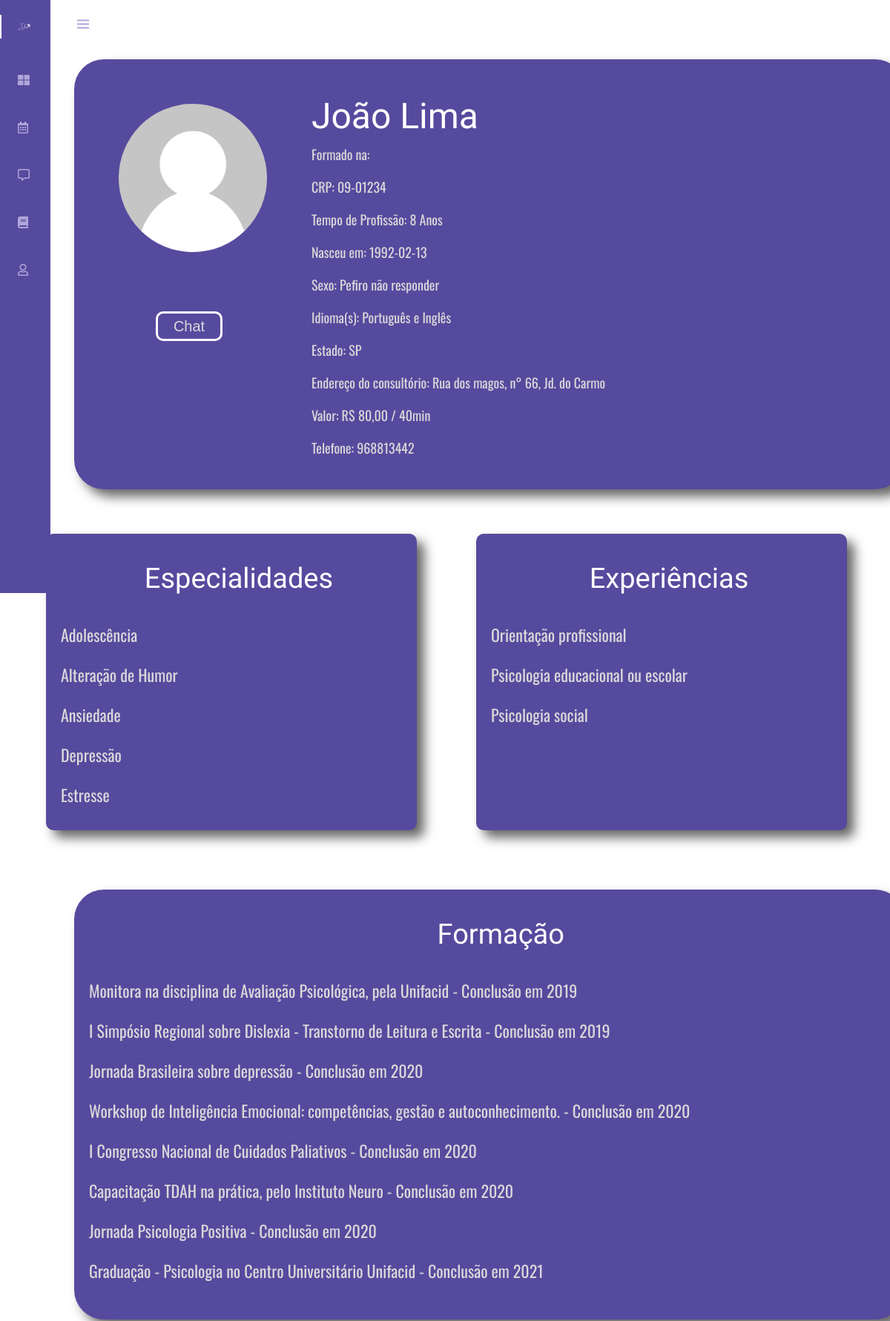
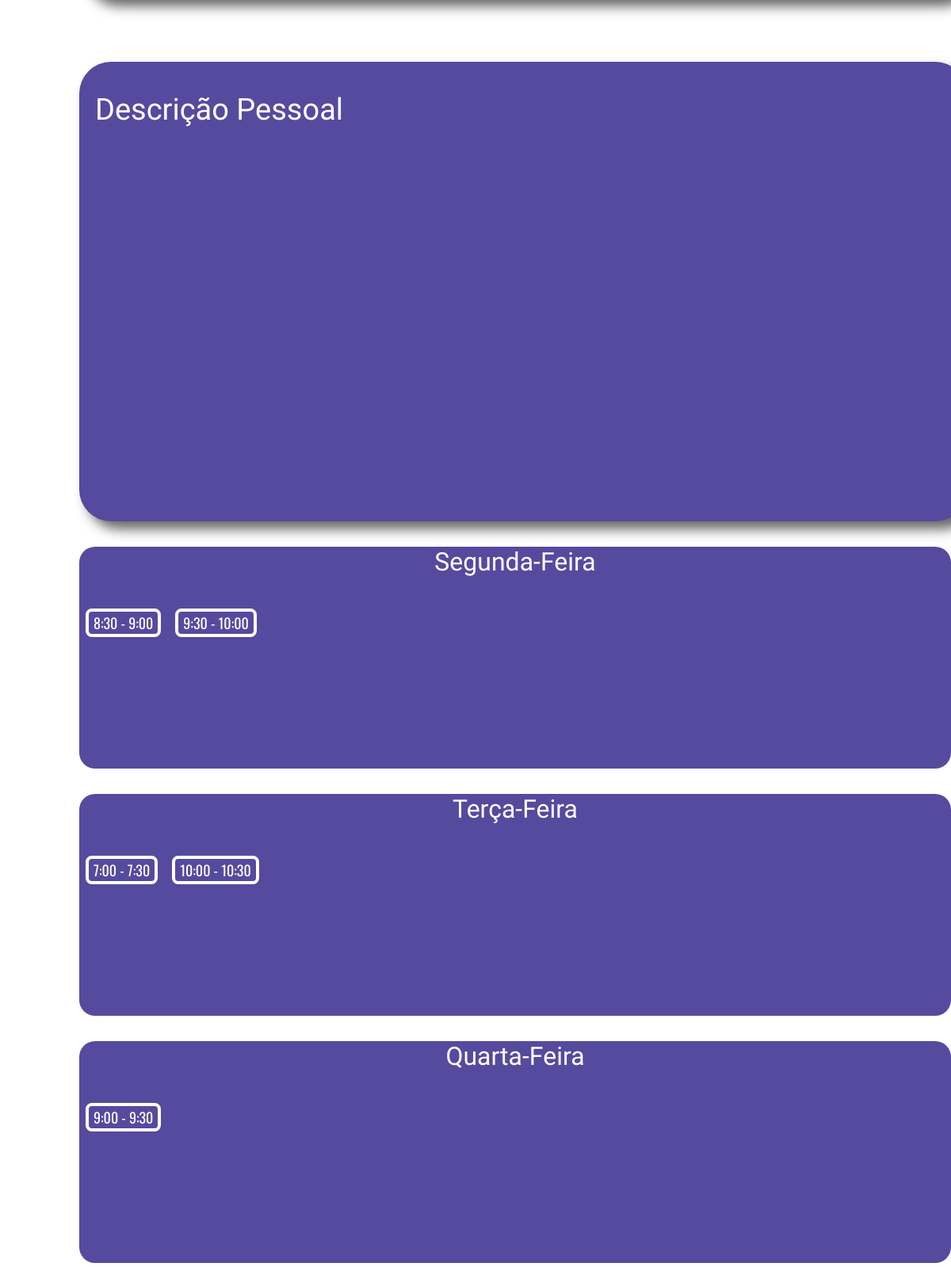
Screenshot of /psicologo.php?psic=123456 (upper part) with the database file from the repository (2 pictures, top to bottom).
### tables this page shows
CREATE TABLE `psicologos` (
  `unique_id` varchar(200) NOT NULL,
  `nome` varchar(100) DEFAULT NULL,
  `email` varchar(80) DEFAULT NULL,
  `senha` varchar(50) DEFAULT NULL,
  `nascimento` varchar(10) DEFAULT NULL,
  `estado` varchar(2) DEFAULT NULL,
  `cep` varchar(15) DEFAULT NULL,
  `rg` varchar(20) DEFAULT NULL,
  `cpf` varchar(16) DEFAULT NULL,
  `telefone` varchar(18) DEFAULT NULL,
  `local` varchar(80) DEFAULT NULL,
  `crp` varchar(16) DEFAULT NULL,
  `status` varchar(10) DEFAULT NULL,
  `situacao` int(11) DEFAULT NULL,
  `tempo_experiencia` varchar(4) DEFAULT NULL,
  `tempo_consulta` varchar(6) DEFAULT NULL,
  `resumo` varchar(500) DEFAULT NULL,
  `texto` varchar(800) DEFAULT NULL,
  `diploma` varchar(80) DEFAULT NULL,
  `faculdade` varchar(80) DEFAULT NULL,
  `foto` varchar(80) DEFAULT NULL,
  `idioma` varchar(50) DEFAULT NULL,
  `valor` varchar(6) DEFAULT NULL,
  `remarcacao` varchar(2) DEFAULT NULL,
  `sexo` varchar(10) DEFAULT NULL
);

CREATE TABLE `especialidade` (
  `id_especialidade` int(11) NOT NULL,
  `nome` varchar(100) NOT NULL,
  `id_psico` int(11) DEFAULT NULL,
  `descricao` varchar(300) DEFAULT NULL
);

CREATE TABLE `nicho_psicologico` (
  `id_nicho` int(11) NOT NULL,
  `nicho` varchar(50) NOT NULL,
  `id_psico` int(11) DEFAULT NULL,
  `descritivo` text NOT NULL
);

CREATE TABLE `horarios` (
  `id_agendamento` int(11) NOT NULL,
  `dia` varchar(20) NOT NULL,
  `hora_inicio` varchar(10) NOT NULL,
  `hora_fim` varchar(10) NOT NULL,
  `id_psic` varchar(80) NOT NULL,
  `marcado` int(11) DEFAULT NULL
);

### psicologo.php (the view, shortened to what this page needs)
<?php
        require_once 'conexao.php';
          $psic_id = mysqli_real_escape_string($conn, $_GET['psic']);
          $sql = mysqli_query($conn, "SELECT * FROM psicologos WHERE unique_id = {$psic_id}");
          if(mysqli_num_rows($sql) > 0){
            $row = mysqli_fetch_assoc($sql);
          }else{
            header("location: lista_psicologos.php");
          }
    ?>
<!DOCTYPE html>
<html lang="en">
<head>
    <link rel="stylesheet" href="css/navbar.css">
    <link rel="stylesheet" href="css/psic.css">
    <link rel="stylesheet" type = "text/css" href="css/age.css">
    <link rel="stylesheet" href="https://cdnjs.cloudflare.com/ajax/libs/font-awesome/5.15.2/css/all.min.css">
    <link href='https://unpkg.com/boxicons@2.0.7/css/boxicons.min.css' rel='stylesheet'>
</head>
<body id="body-pd">
    <header class="header" id="header">
        <div class="header__toggle">
        <i class='bx bx-menu' id="header-toggle"></i>
        </div>
        <div class="header__img">
            <img src="assets/img/perfil.jpg" alt="">
        </div>
    </header>
    <div class="l-navbar" id="nav-bar">
    <nav class="nav">
            <div>
                <a href="index.php" class="nav__logo active">
                    <img class = "logo" src="assets/logo.png" alt="">
                </a>
                <div class="nav__list">
                    <a href="feed.php" class="nav__link ">
                    <i class="fas fa-th-large"></i>
                    </a>
                    <a href="consulta.php" class="nav__link">
                    <i class="far fa-calendar-alt"></i>
                    </a>
                    <a href="chat/users.php" class="nav__link">
                    <i class="far fa-comment-alt"></i>
                    </a>
                    <a href="sobre.php" class="nav__link">
                    <i class="fas fa-book"></i>
                    </a>
                    <a href="perfil.php" class="nav__link">
                    <i class="far fa-user"></i>
                    </a>
                </div>
            </div>
        </nav>
    </div>
    <div class="conteudo">
        <div class="card_psicologo">
            <div class="coluna">
            <?php echo "<img src='imagens/$row[foto]' alt='user'>"?>
                <div class="btn_chat">
                    <button class="chat">Chat</button>
                </div>
            </div>
            <div class="coluna2">
                <div class="info">
                    <p class = "nome"><?php echo $row['nome']?></p>
                    <p>Formado na: <?php echo $row['diploma']?></p>
                    <p>CRP: <?php echo $row['crp']?></p>
                    <p>Tempo de Profissão: <?php
                    $tempo = 2021 - $row['tempo_experiencia'];
                echo "$tempo Anos"; ?></p>
                    <p>Nasceu em: <?php echo $row['nascimento']?></p>
                    <p>Sexo: <?php
								if($usuario['sexo']=='f'){
									echo "Feminino";
								}else if($usuario['sexo']=='m'){
									echo "Masculino";
								}else if($usuario['sexo']=='o'){
									echo "Outro";
								}else if($usuario['sexo']=='n'){
									echo "Não sei responder";
								}else{
									echo "Pefiro não responder";
								}
								?></p>
                    <p>Idioma(s): <?php echo $row['idioma']?></p>
                    <p>Estado: <?php echo $row['estado']?></p>
                    <p>Endereço do consultório: <?php echo $row['local']?></p>
                    <p>Valor: R$ <?php echo "$row[valor] / $row[tempo_consulta]"; ?></p>
                    <p>Telefone: <?php echo $row['telefone']?></p>
                </div>
        </div>
    </div>
    <div class="cards">
        <div class="especialidades">
            <p class="nome">Especialidades</p>
            <?php
            $espec = mysqli_query($conn, "SELECT * FROM especialidade WHERE id_psico = '$row[unique_id]' ORDER BY nome ASC");
                while ($especialidades = mysqli_fetch_array($espec)){
                    echo "<p>$especialidades[nome]</p>";
                }
            ?>
        </div>
        <div class="experiencias">
            <p class="nome">Experiências</p>
            <?php
            $exp = mysqli_query($conn, "SELECT * FROM nicho_psicologico WHERE id_psico = '$row[unique_id]' ORDER BY nicho ASC");
                while ($experiencia = mysqli_fetch_array($exp)){
                    echo "<p>$experiencia[nicho]</p>";
                }
            ?>
        </div>
    </div>
    <div class="card_formacao">
            <div class="info">
                <p class = "nome">Formação</p>
                    <p>Monitora na disciplina de Avaliação Psicológica, pela Unifacid - Conclusão em 2019</p>
                    <p>I Simpósio Regional sobre Dislexia - Transtorno de Leitura e Escrita - Conclusão em 2019</p>
                    <p>Jornada Brasileira sobre depressão - Conclusão em 2020</p>
                    <p>Workshop de Inteligência Emocional: competências, gestão e autoconhecimento. - Conclusão em 2020</p>
                    <p>I Congresso Nacional de Cuidados Paliativos - Conclusão em 2020</p>
                    <p>Capacitação TDAH na prática, pelo Instituto Neuro - Conclusão em 2020</p>
                    <p>Jornada Psicologia Positiva - Conclusão em 2020</p>
                    <p>Graduação - Psicologia no Centro Universitário Unifacid - Conclusão em 2021</p>
            </div>
    </div>
    <div class="card_formacao">
        <div class="info">
            <p class = "titulo">Descrição Pessoal</p>
                <p class = "desc"><?php echo $row['texto']?></p>
        </div>
    </div>
    <div class="horarios">
        <?php
        $id = $_GET['psic'];
        $meus = mysqli_query($conn, "SELECT * FROM horarios WHERE id_psic = '$id' AND marcado = 0 AND dia = 'Segunda-Feira' ORDER BY dia DESC");
       ?>
        <div class="dia">
            <p>Segunda-Feira</p>
            <div class="horas">
                <?php
                    while ($calenda = mysqli_fetch_array($meus)){
                        echo "<a href='process/criar_consulta.php?horario=$calenda[id_agendamento]'><button>$calenda[hora_inicio] - $calenda[hora_fim]</button></a>";
                         }
                ?>
            </div>
        </div>
    </div>
    <div class="horarios">
        <?php
        $id = $_GET['psic'];
        $meus = mysqli_query($conn, "SELECT * FROM horarios WHERE id_psic = '$id' AND marcado = 0 AND dia = 'Terça-Feira' ORDER BY hora_inicio DESC");
       ?>
        <div class="dia">
            <p>Terça-Feira</p>
            <div class="horas">
                <?php
                    while ($calenda = mysqli_fetch_array($meus)){
                        echo "<a href='process/criar_consulta.php?horario=$calenda[id_agendamento]'><button>$calenda[hora_inicio] - $calenda[hora_fim]</button></a>";
                         }
                ?>
            </div>
        </div>
    </div>
    <div class="horarios">
        <?php
        $id = $_GET['psic'];
        $meus = mysqli_query($conn, "SELECT * FROM horarios WHERE id_psic = '$id' AND marcado = 0 AND dia = 'Quarta-Feira' ORDER BY hora_inicio ASC");
       ?>
        <div class="dia">
            <p>Quarta-Feira</p>
            <div class="horas">
                <?php
                    while ($calenda = mysqli_fetch_array($meus)){
                        echo "<a href='process/criar_consulta.php?horario=$calenda[id_agendamento]'><button>$calenda[hora_inicio] - $calenda[hora_fim]</button></a>";
                         }
                ?>
            </div>
        </div>
    </div>
</body>
</html>

### css/navbar.css (style rules this page uses)
:root { --header-height: 3rem; --nav-width: 68px; --first-color: #4723D9; --first-color-light: #AFA5D9; --white-color: #ffffff; --normal-font-size: 1rem; --z-fixed: 100; --cor-principal: #564a9e; --cor-texto: #d9d9d9; --cor-titulo: #FFFFFF; --fonte-titulo: 'Antonio', sans-serif; --fonte-texto: 'Oswald', sans-serif; }
*,::before,::after { box-sizing: border-box; }
body { position: relative; margin: var(--header-height) 0 0 0; padding: 0 1rem; font-family: var(--fonte-texto); font-size: var(--normal-font-size); transition: .5s; }
a { text-decoration: none; }
.header { width: 100%; height: var(--header-height); position: fixed; top: 0; left: 0; display: flex; align-items: center; justify-content: space-between; padding: 0 1rem; background-color: transparent; z-index: var(--z-fixed); transition: .5s; }
.header__toggle { color: var(--first-color-light); font-size: 1.5rem; cursor: pointer; }
.header__img { width: 35px; height: 35px; display: flex; justify-content: center; border-radius: 50%; overflow: hidden; }
.header__img img { width: 40px; }
.l-navbar { position: fixed; top: 0; left: -30%; width: var(--nav-width); height: 100vh; background-color: var(--cor-principal); padding: .5rem 1rem 0 0; transition: .5s; z-index: var(--z-fixed); }
.nav { height: 100%; display: flex; flex-direction: column; justify-content: space-between; overflow: hidden; }
.nav .logo { width: 20px; }
.nav__logo, .nav__link { display: grid; grid-template-columns: max-content max-content; align-items: center; column-gap: 1rem; padding: .5rem 0 .5rem 1.5rem; }
.nav__logo { margin-bottom: 2rem; }
.nav__link { position: relative; color: var(--first-color-light); margin-bottom: 1.5rem; transition: .3s; }
.active { color: var(--white-color); }
.active::before { content: ''; position: absolute; left: 0; width: 2px; height: 32px; background-color: var(--white-color); }
@media screen and (min-width: 768px) { body { margin: calc(var(--header-height) + 1rem) 0 0 0; padding-left: calc(var(--nav-width) + 2rem); } }
@media screen and (min-width: 768px) { .header { height: calc(var(--header-height) + 1rem); padding: 0 2rem 0 calc(var(--nav-width) + 2rem); } }
@media screen and (min-width: 768px) { .header__img { width: 40px; height: 40px; } }
@media screen and (min-width: 768px) { .header__img img { width: 45px; } }
@media screen and (min-width: 768px) { .l-navbar { left: 0; padding: 1rem 1rem 0 0; } }

### css/age.css (style rules this page uses)
:root { --cor-principal: #564a9e; --cor-texto: #d9d9d9; --cor-titulo: #FFFFFF; --fonte-titulo: 'Antonio', sans-serif; --fonte-texto: 'Oswald', sans-serif; }
.horarios { background-color: var(--cor-principal); width: 1100px; height: 280px; border-radius: 20px; }
.horarios p { text-align: center; color: var(--cor-titulo); font-family: var(--fonte-titulo); font-size: 32px; }
.horarios .horas button { color: #FFFFFF; margin-right: 10px; margin-left: 8px; margin-top: 8px; border: 4px solid #ffffff; border-radius: 8px; background: transparent; font-family: var(--fonte-texto); font-size: 18px; }

### rows the page displays
psicologos: foto (placeholder picture), nome "João Lima", crp "09-01234", tempo_experiencia "8", nascimento "1992-02-13", idioma "Português e Inglês", estado "SP", local "Rua dos magos, n° 66, Jd. do Carmo", valor "80,00", tempo_consulta "40min", telefone "968813442"
especialidade: nome "Adolescência"
especialidade: nome "Alteração de Humor"
especialidade: nome "Ansiedade"
especialidade: nome "Depressão"
especialidade: nome "Estresse"
nicho_psicologico: nicho "Orientação profissional"
nicho_psicologico: nicho "Psicologia educacional ou escolar"
nicho_psicologico: nicho "Psicologia social"
horarios: hora_inicio "8:30", hora_fim "9:00"
horarios: hora_inicio "9:30", hora_fim "10:00"
horarios: hora_inicio "7:00", hora_fim "7:30"
horarios: hora_inicio "10:00", hora_fim "10:30"
horarios: hora_inicio "9:00", hora_fim "9:30"
